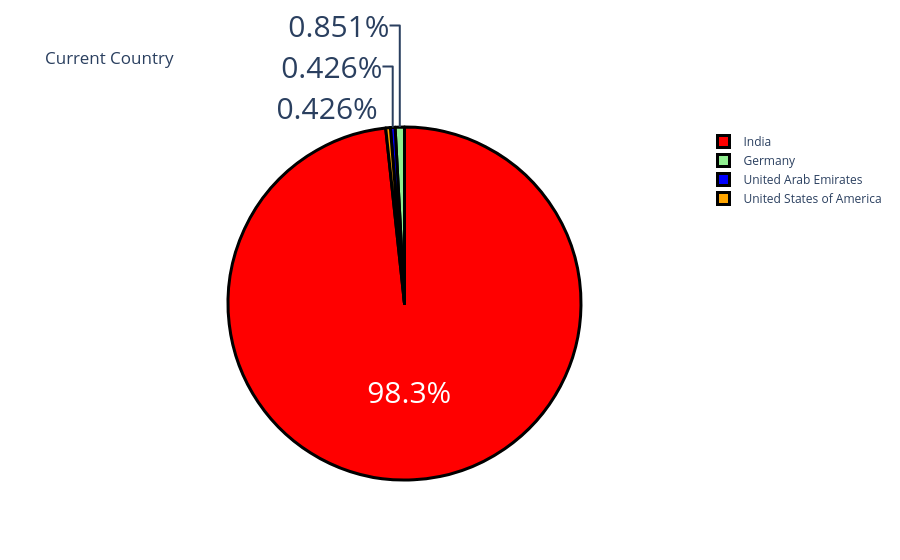

The code cell stored with this chart in its notebook:
### Code cell
country = df['Your Current Country.'].value_counts()

label = country.index
counts = country.values

fig = go.Figure(data=[go.Pie(
    labels=label,
    values=counts
)])

fig.update_layout(title_text='Current Country')

fig.update_traces(
    hoverinfo='label+value',
    textinfo='percent',
    textfont_size=30,
    marker=dict(
        colors=['red', 'lightgreen', 'blue', 'orange'],
        line=dict(color='black', width=3)
    )
)

fig.show()

### Figure 1 — Plotly figure (JSON) as saved in the notebook; plotly's stock layout.template omitted (floating-point values rounded to 4 significant figures)
{"data": [{"hoverinfo": "label+value", "labels": ["India", "Germany", "United Arab Emirates", "United States of America"], "marker": {"colors": ["red", "lightgreen", "blue", "orange"], "line": {"color": "black", "width": 3}}, "textfont": {"size": 30}, "textinfo": "percent", "type": "pie", "values": [231, 2, 1, 1]}], "layout": {"title": {"text": "Current Country"}}}
